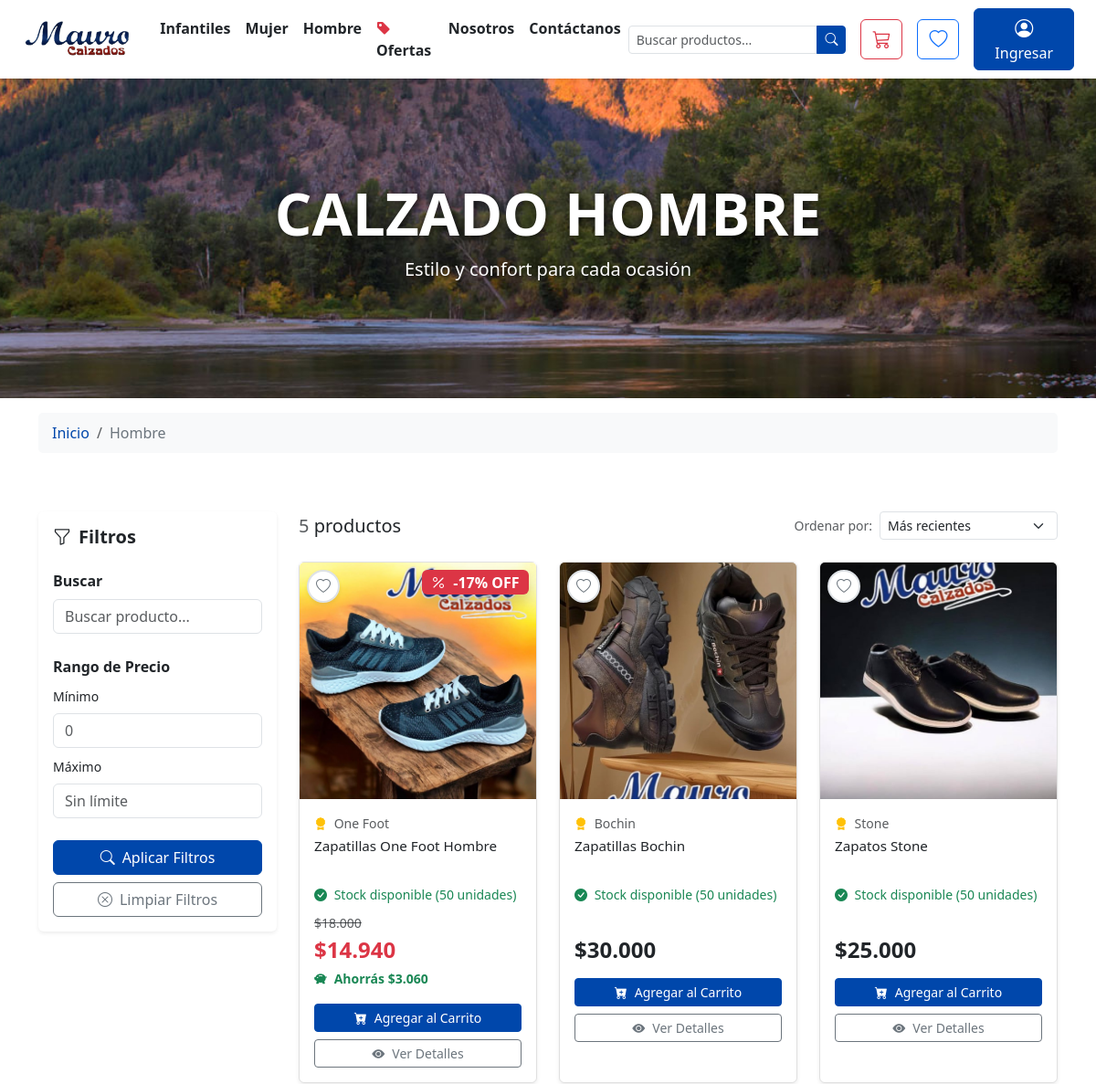
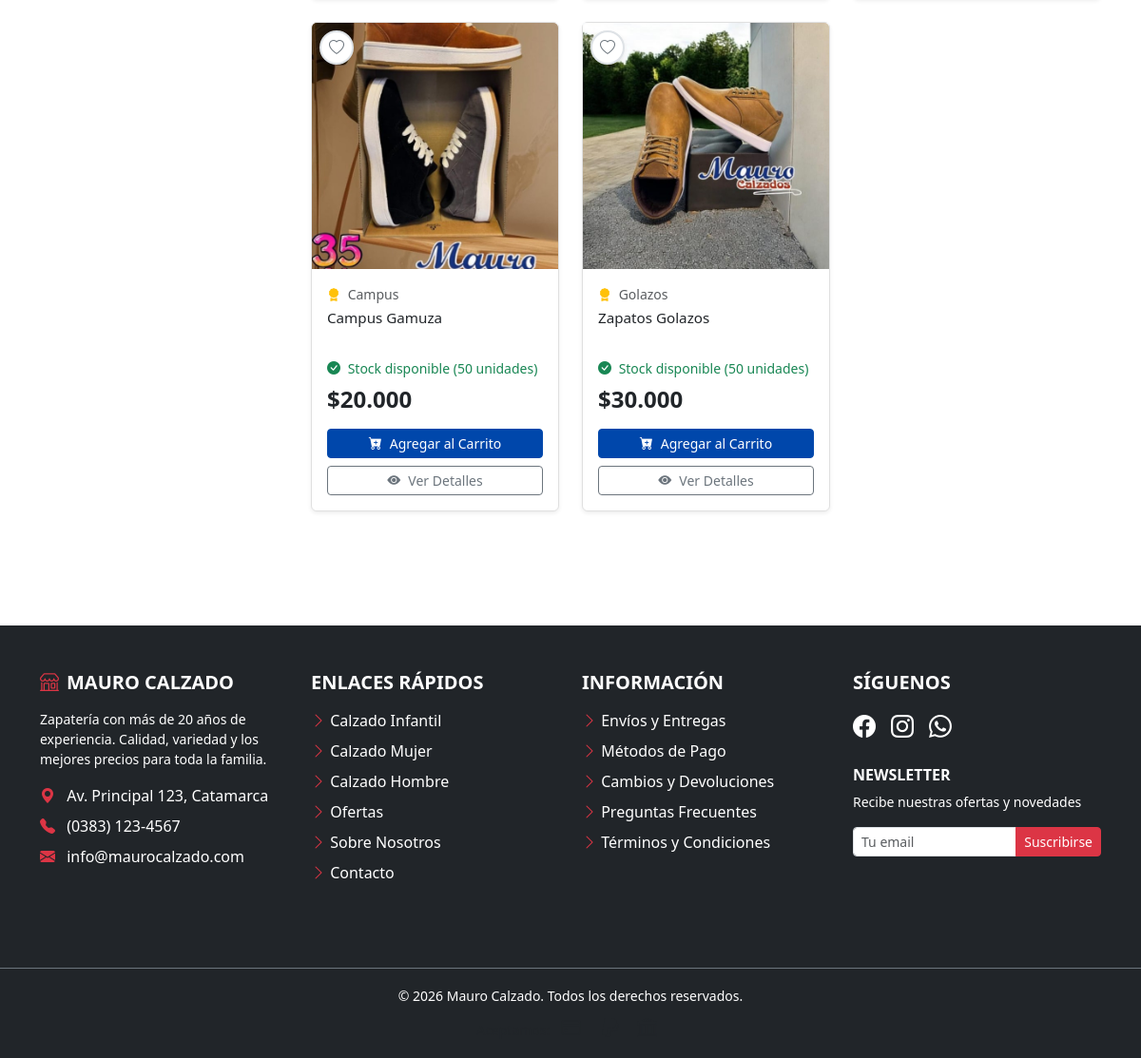
The app's page /hombre.php with its own data (2 pictures, top to bottom).
### tables this page shows
CREATE TABLE `productos` (
  `id` int(11) NOT NULL,
  `categoria_id` int(11) NOT NULL,
  `nombre` varchar(200) NOT NULL,
  `descripcion` text DEFAULT NULL,
  `precio` decimal(10,2) NOT NULL,
  `en_promocion` tinyint(1) DEFAULT 0,
  `descuento_porcentaje` int(11) DEFAULT 0,
  `stock` int(11) DEFAULT 0,
  `colores` text DEFAULT NULL COMMENT 'Stock por color en formato JSON: {"color":cantidad}',
  `talles` varchar(255) DEFAULT NULL,
  `imagen` varchar(255) DEFAULT NULL,
  `imagenes_adicionales` text DEFAULT NULL,
  `marca` varchar(100) DEFAULT NULL,
  `material` varchar(100) DEFAULT NULL,
  `genero` enum('mujer','hombre','unisex','infantil') DEFAULT NULL,
  `destacado` tinyint(1) DEFAULT 0,
  `vistas` int(11) DEFAULT 0,
  `ventas` int(11) DEFAULT 0,
  `fecha_creacion` datetime DEFAULT current_timestamp(),
  `fecha_actualizacion` datetime DEFAULT current_timestamp() ON UPDATE current_timestamp(),
  `activo` tinyint(1) DEFAULT 1
);

### includes/componentes/tarjeta-producto.php (the view, shortened to what this page needs)
<?php
$contexto = $contexto ?? 'catalogo';
$mostrar_stock = $mostrar_stock ?? true;
$clase_adicional = $clase_adicional ?? '';
$precio_original = floatval($producto['precio']);
$precio_final = $precio_original;
$tiene_descuento = false;
$descuento_porcentaje = 0;
$ahorro = 0;
if (isset($producto['en_promocion']) && $producto['en_promocion'] == 1) {
    $tiene_descuento = true;
    $descuento_porcentaje = intval($producto['descuento_porcentaje'] ?? 0);
    if ($descuento_porcentaje > 0) {
        $precio_final = $precio_original * (1 - $descuento_porcentaje / 100);
        $ahorro = $precio_original - $precio_final;
    }
}
if (isset($producto['precio_final'])) {
    $precio_final = floatval($producto['precio_final']);
    if ($tiene_descuento) {
        $ahorro = $precio_original - $precio_final;
    }
}
$id = intval($producto['id']);
$nombre = htmlspecialchars($producto['nombre'] ?? 'Producto sin nombre');
$imagen = htmlspecialchars($producto['imagen'] ?? '');
$marca = htmlspecialchars($producto['marca'] ?? '');
$stock = intval($producto['stock'] ?? 0);
$hay_stock = $stock > 0;
$stock_bajo = $stock > 0 && $stock <= 5;
$card_classes = "card product-card h-100 shadow-sm position-relative {$clase_adicional}";
?>
<div class="<?php echo $card_classes; ?>">
    <div class="position-relative overflow-hidden" style="background-color: #f8f9fa;">
        <?php if ($tiene_descuento && $descuento_porcentaje > 0): ?>
            <span class="badge bg-danger position-absolute top-0 end-0 m-2 fs-6 fw-bold shadow"
                  style="z-index: 10;">
                <i class="bi bi-percent me-1"></i>
                -<?php echo $descuento_porcentaje; ?>% OFF
            </span>
        <?php endif; ?>
        <?php if ($contexto === 'catalogo' || $contexto === 'promociones'): ?>
            <button class="btn btn-sm btn-light position-absolute top-0 start-0 m-2 btn-add-favorite shadow-sm"
                    data-id="<?php echo $id; ?>"
                    style="z-index: 10;"
                    title="Agregar a favoritos">
                <i class="bi bi-heart"></i>
            </button>
        <?php endif; ?>
        <a href="producto.php?id=<?php echo $id; ?>" class="d-block">
            <?php if (!empty($imagen) && file_exists("img/productos/{$imagen}")): ?>
                <img src="img/productos/<?php echo $imagen; ?>"
                     class="card-img-top"
                     alt="<?php echo $nombre; ?>"
                     style="height: 280px; object-fit: cover; transition: transform 0.3s ease;"
                     loading="lazy"
                     onmouseover="this.style.transform='scale(1.05)'"
                     onmouseout="this.style.transform='scale(1)'">
            <?php endif; ?>
        </a>
    </div>
    <div class="card-body d-flex flex-column">
        <?php if (!empty($marca)): ?>
            <p class="text-muted small mb-1">
                <i class="bi bi-award-fill me-1 text-warning"></i>
                <?php echo $marca; ?>
            </p>
        <?php endif; ?>
        <h6 class="card-title mb-2">
            <a href="producto.php?id=<?php echo $id; ?>"
               class="text-dark text-decoration-none hover-primary">
                <?php echo $nombre; ?>
            </a>
        </h6>
        <?php if ($mostrar_stock && $hay_stock && !$stock_bajo): ?>
            <p class="small text-success mb-2">
                <i class="bi bi-check-circle-fill me-1"></i>
                Stock disponible (<?php echo $stock; ?> unidades)
            </p>
        <?php endif; ?>
        <div class="mt-auto">
            <div class="mb-3">
                <?php if ($tiene_descuento && $ahorro > 0): ?>
                    <div class="mb-1">
                        <span class="text-muted text-decoration-line-through small">
                            $<?php echo number_format($precio_original, 0, ',', '.'); ?>
                        </span>
                    </div>
                    <div class="mb-1">
                        <span class="h4 text-danger fw-bold mb-0">
                            $<?php echo number_format($precio_final, 0, ',', '.'); ?>
                        </span>
                    </div>
                    <div>
                        <small class="text-success fw-semibold">
                            <i class="bi bi-piggy-bank-fill me-1"></i>
                            Ahorrás $<?php echo number_format($ahorro, 0, ',', '.'); ?>
                        </small>
                    </div>
                <?php else: ?>
                    <div>
                        <span class="h4 text-dark fw-bold mb-0">
                            $<?php echo number_format($precio_final, 0, ',', '.'); ?>
                        </span>
                    </div>
                <?php endif; ?>
            </div>
            <div class="d-grid gap-2">
                <?php if ($contexto === 'catalogo' || $contexto === 'promociones'): ?>
                    <?php if ($hay_stock): ?>
                        <button class="btn <?php echo $contexto === 'promociones' ? 'btn-danger' : 'btn-primary'; ?> btn-sm btn-add-cart"
                                data-id="<?php echo $id; ?>"
                                data-nombre="<?php echo htmlspecialchars($nombre, ENT_QUOTES); ?>"
                                data-precio="<?php echo $precio_final; ?>"
                                data-imagen="<?php echo $imagen; ?>">
                            <i class="bi bi-cart-plus-fill me-2"></i>Agregar al Carrito
                        </button>
                    <?php else: ?>
                        <button class="btn btn-secondary btn-sm" disabled>
                            <i class="bi bi-x-circle me-2"></i>Sin Stock
                        </button>
                    <?php endif; ?>
                    <a href="producto.php?id=<?php echo $id; ?>"
                       class="btn btn-outline-secondary btn-sm">
                        <i class="bi bi-eye-fill me-2"></i>Ver Detalles
                    </a>
                <?php endif; ?>
            </div>
        </div>
    </div>
</div>

### hombre.php (shortened to what this page needs)
<?php
require_once('includes/config.php');
$orden = $_GET['orden'] ?? 'recientes';
$precio_min = isset($_GET['precio_min']) ? floatval($_GET['precio_min']) : 0;
$precio_max = isset($_GET['precio_max']) ? floatval($_GET['precio_max']) : 999999;
$busqueda = isset($_GET['q']) ? limpiarDato($_GET['q']) : '';
$pagina_actual = isset($_GET['pagina']) ? intval($_GET['pagina']) : 1;
$productos_por_pagina = 12;
$offset = ($pagina_actual - 1) * $productos_por_pagina;
$where = ["p.activo = 1", "c.slug = 'hombre'", "p.stock > 0"];
$params = [];
$types = "";
$order_by = "p.fecha_creacion DESC";
$where_clause = implode(" AND ", $where);
$query_count = "SELECT COUNT(*) as total
                FROM productos p
                INNER JOIN categorias c ON p.categoria_id = c.id
                WHERE {$where_clause}";
if (!empty($params)) {
    $stmt_count = mysqli_prepare($conn, $query_count);
    mysqli_stmt_bind_param($stmt_count, $types, ...$params);
    mysqli_stmt_execute($stmt_count);
    $result_count = mysqli_stmt_get_result($stmt_count);
    $total_productos = mysqli_fetch_assoc($result_count)['total'];
    mysqli_stmt_close($stmt_count);
} else {
    $result_count = mysqli_query($conn, $query_count);
    $total_productos = mysqli_fetch_assoc($result_count)['total'];
}
$query_productos = "SELECT p.*, c.nombre as categoria_nombre,
                    CASE
                        WHEN p.en_promocion = 1 THEN p.precio - (p.precio * p.descuento_porcentaje / 100)
                        ELSE p.precio
                    END AS precio_final
                    FROM productos p
                    INNER JOIN categorias c ON p.categoria_id = c.id
                    WHERE {$where_clause}
                    ORDER BY {$order_by}
                    LIMIT ? OFFSET ?";
$params[] = $productos_por_pagina;
$params[] = $offset;
$types .= "ii";
$stmt_productos = mysqli_prepare($conn, $query_productos);
if (!empty($params)) {
    mysqli_stmt_bind_param($stmt_productos, $types, ...$params);
}
mysqli_stmt_execute($stmt_productos);
$result_productos = mysqli_stmt_get_result($stmt_productos);
require_once('includes/header.php');
?>
<?php
require_once('includes/banner-carousel.php');
?>
<div class="container mt-3">
    <nav aria-label="breadcrumb">
        <ol class="breadcrumb">
            <li class="breadcrumb-item"><a href="index.php">Inicio</a></li>
            <li class="breadcrumb-item active" aria-current="page">Hombre</li>
        </ol>
    </nav>
</div>
<section class="py-5">
    <div class="container">
        <div class="row">
            <div class="col-lg-3 mb-4">
                <div class="card border-0 shadow-sm sticky-top" style="top: 80px; z-index: 100;">
                    <div class="card-body">
                        <h5 class="fw-bold mb-4">
                            <i class="bi bi-funnel me-2"></i>Filtros
                        </h5>
                        <form method="GET" action="" id="form-filtros">
                            <div class="mb-4">
                                <label class="form-label fw-semibold">Buscar</label>
                                <input type="text" name="q" class="form-control"
                                       placeholder="Buscar producto..."
                                       value="<?php echo htmlspecialchars($busqueda); ?>">
                            </div>
                            <div class="mb-4">
                                <label class="form-label fw-semibold">Rango de Precio</label>
                                <div class="mb-2">
                                    <label for="precio_min" class="form-label small">Mínimo</label>
                                    <input type="number" class="form-control" id="precio_min"
                                           name="precio_min" placeholder="0"
                                           value="<?php echo $precio_min > 0 ? $precio_min : ''; ?>">
                                </div>
                                <div class="mb-2">
                                    <label for="precio_max" class="form-label small">Máximo</label>
                                    <input type="number" class="form-control" id="precio_max"
                                           name="precio_max" placeholder="Sin límite"
                                           value="<?php echo $precio_max < 999999 ? $precio_max : ''; ?>">
                                </div>
                            </div>
                            <button type="submit" class="btn btn-primary w-100 mb-2">
                                <i class="bi bi-search me-2"></i>Aplicar Filtros
                            </button>
                            <a href="hombre.php" class="btn btn-outline-secondary w-100">
                                <i class="bi bi-x-circle me-2"></i>Limpiar Filtros
                            </a>
                        </form>
                    </div>
                </div>
            </div>
            <div class="col-lg-9">
                <div class="d-flex justify-content-between align-items-center mb-4">
                    <div>
                        <h5 class="mb-0">
                            <span class="text-muted"><?php echo $total_productos; ?></span>
                            producto<?php echo $total_productos != 1 ? 's' : ''; ?>
                        </h5>
                    </div>
                    <div class="d-flex align-items-center gap-2">
                        <label class="small text-muted mb-0">Ordenar por:</label>
                        <select class="form-select form-select-sm" id="select-orden" style="width: auto;">
                            <option value="recientes" <?php echo $orden == 'recientes' ? 'selected' : ''; ?>>Más recientes</option>
                        </select>
                    </div>
                </div>
                <div class="row">
                    <?php
                    if (mysqli_num_rows($result_productos) > 0) {
                        $contexto = 'catalogo';
                        while ($producto = mysqli_fetch_assoc($result_productos)) {
                            ?>
                            <div class="col-lg-4 col-md-6 col-sm-6 mb-4">
                                <?php include('includes/componentes/tarjeta-producto.php'); ?>
                            </div>
                            <?php
                        }
                    }
                    ?>
                </div>
            </div>
        </div>
    </div>
</section>
<?php
require_once('includes/footer.php');
?>

### css/styles.css (style rules this page uses)
:root { --color-primary: #0047AB; --color-secondary: #DC143C; --color-dark: #212529; --color-light: #f8f9fa; --font-family: 'Segoe UI', Tahoma, Geneva, Verdana, sans-serif; --border-radius: 8px; --sidebar-width: 260px; --topbar-height: 70px; --admin-primary: #3C50E0; --sidebar-bg: #1C2434; --sidebar-hover: #333A48; --gerente-primary: #10B981; --gerente-sidebar-bg: #065F46; --gerente-sidebar-hover: #047857; }
body { font-family: var(--font-family); color: var(--color-dark); }
.product-card { border: 1px solid #e0e0e0; transition: transform 0.3s, box-shadow 0.3s; height: 100%; display: flex; flex-direction: column; }
.product-card .position-relative, .product-card > .position-relative { position: relative !important; width: 100% !important; padding-top: 100% !important; overflow: hidden !important; background-color: #f8f9fa; }
.product-card img, .product-card .card-img-top, .product-card img.card-img-top { position: absolute !important; top: 0 !important; left: 0 !important; width: 100% !important; height: 100% !important; object-fit: cover !important; object-position: center !important; transition: transform 0.3s; cursor: pointer; }
.product-card .card-body { flex: 1; display: flex; flex-direction: column; padding: 1rem; }
.product-card .card-body h6 { font-size: 0.95rem; line-height: 1.4; margin-bottom: 0.75rem; min-height: 2.8rem; display: -webkit-box; -webkit-line-clamp: 2; -webkit-box-orient: vertical; overflow: hidden; }
.product-card .card-body > div:first-of-type { margin-bottom: auto; }
.btn-primary { background-color: var(--color-primary); border-color: var(--color-primary); }
.btn-add-favorite { width: 36px !important; height: 36px !important; min-width: 36px !important; min-height: 36px !important; padding: 0 !important; border-radius: 50% !important; display: inline-flex !important; align-items: center !important; justify-content: center !important; background-color: white !important; border: 2px solid #dee2e6 !important; transition: all 0.3s ease !important; cursor: pointer; margin: 0; line-height: 1; }
.btn-add-favorite i { font-size: 16px !important; margin: 0 !important; padding: 0 !important; display: flex; align-items: center; justify-content: center; color: #6c757d; }
.breadcrumb { background-color: #f8f9fa; padding: 10px 15px; border-radius: 5px; }
.breadcrumb-item a { color: var(--color-primary); text-decoration: none; }
.breadcrumb-item.active { color: #6c757d; }
.badge { font-size: 0.75rem; }
.text-decoration-line-through { text-decoration: line-through; }
.shadow-sm { box-shadow: 0 0.125rem 0.25rem rgba(0, 0, 0, 0.075) !important; }

### records on screen
productos: descuento_porcentaje "17", imagen (picture), marca "One Foot", nombre "Zapatillas One Foot Hombre", stock "50", precio "18.000", precio_final "14.940", ahorro "3.060"
productos: imagen (picture), marca "Bochin", nombre "Zapatillas Bochin", stock "50", precio_final "30.000"
productos: imagen (picture), marca "Stone", nombre "Zapatos Stone", stock "50", precio_final "25.000"
productos: imagen (picture), marca "Campus", nombre "Campus Gamuza", stock "50", precio_final "20.000"
productos: imagen (picture), marca "Golazos", nombre "Zapatos Golazos", stock "50", precio_final "30.000"

### other values on screen
$_titulo "CALZADO HOMBRE"
$_subtitulo "Estilo y confort para cada ocasión"
$total_productos "5"
